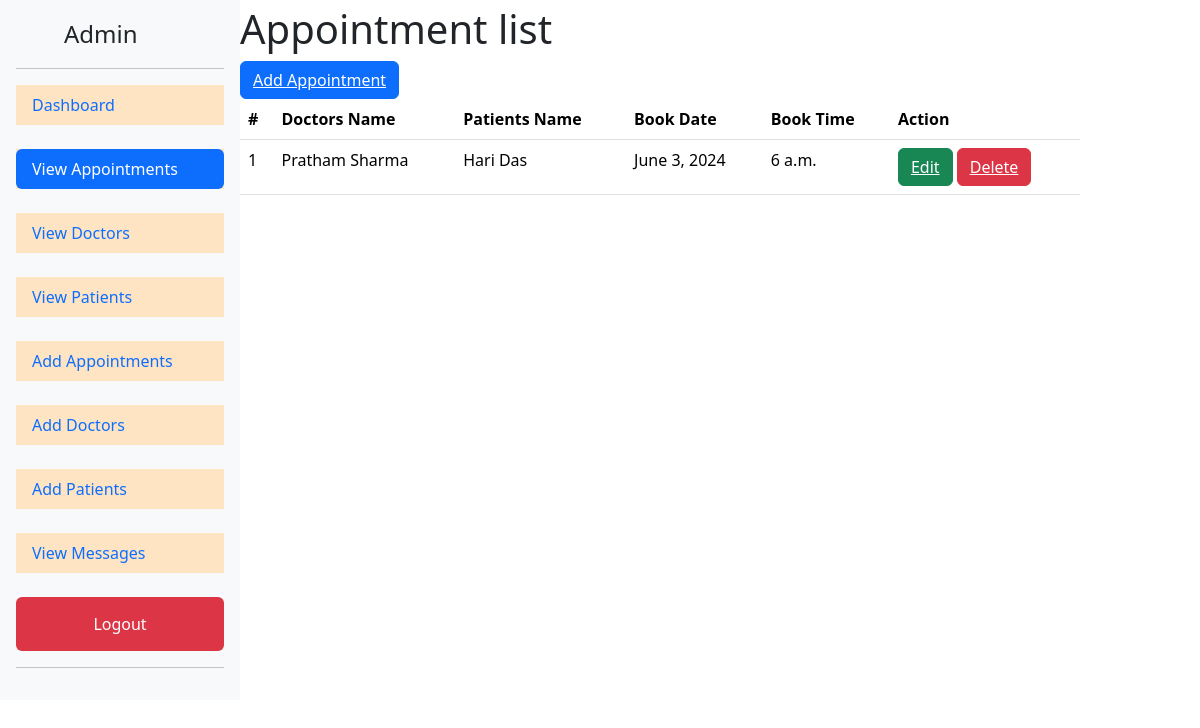
The app's page /viewappoint (signed in), older data.
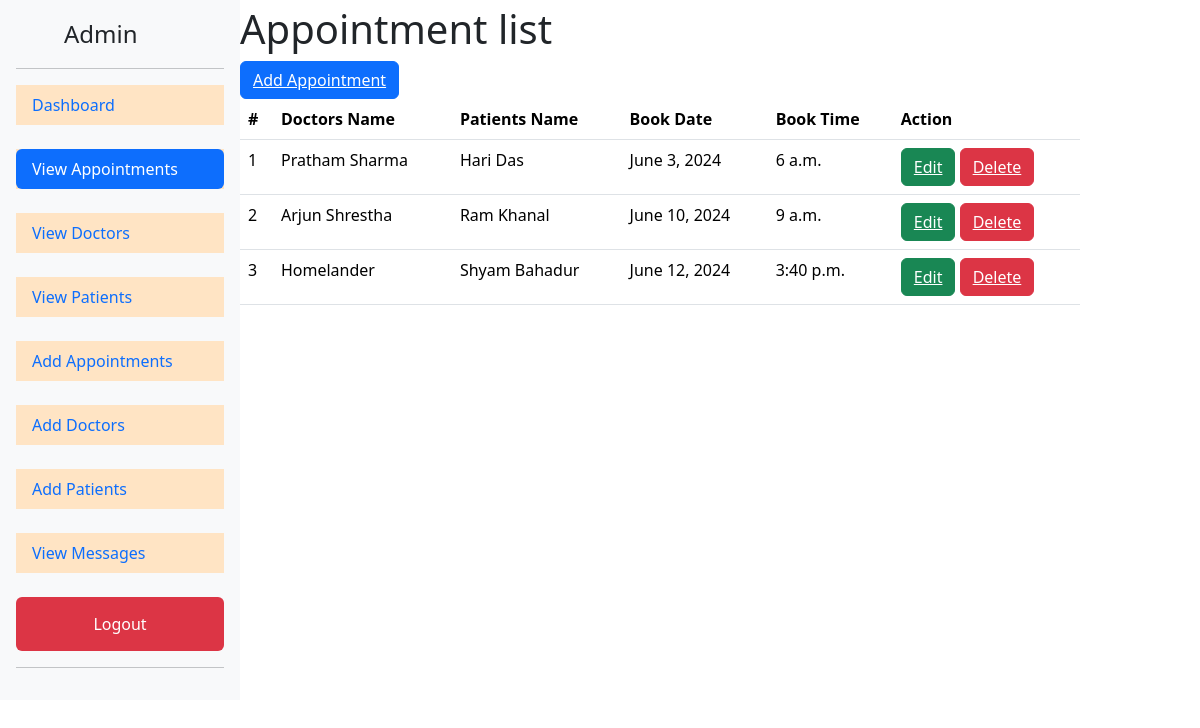
The same page, newer data.
### Hospital/models.py (models this page shows, shortened)
class Appointment(models.Model):
    Doctor = models.ForeignKey(Doctor,on_delete=models.CASCADE)
    Patient = models.ForeignKey(Patient,on_delete=models.CASCADE)
    Book_date = models.DateField()
    Book_time = models.TimeField()

class Doctor(models.Model):
    Doctor_name = models.CharField(max_length=100)
    Contact_no = models.IntegerField()
    Speciality = models.CharField(max_length=100)

class Patient(models.Model):
    Patient_name = models.CharField(max_length=100)
    Gender_Choices = (('Male','male'),('Female','female'),('Others','others'))
    Gender = models.CharField(max_length=100,choices=Gender_Choices,default='Male')
    Address = models.CharField(max_length=100)

### Hospital/views.py (the view)
# urls.py: path('viewappoint',viewappoint,name='viewappoint'),
@login_required(login_url="adlogin")
def viewappoint(request):
    myapp = Appointment.objects.all()
    return render(request,'viewappoint.html',{'apps':myapp})

### templates/viewappoint.html
{% extends "baseadmin.html" %}
{% block content %}
<h1>Appointment list</h1>
    <button class="btn btn-primary"><a href="{% url 'addappoint' %}" class="text-white">Add Appointment</a></button>
    <table class="table">
        <thead class="thead-dark">
          <tr>
            <th scope="col">#</th>
            <th scope="col">Doctors Name</th>
            <th scope="col">Patients Name</th>
            <th scope="col">Book Date</th>
            <th scope="col">Book Time</th>
            <th scope="col">Action</th>
          </tr>
        </thead>
        <tbody>
            {% for d in apps %}
            <tr>
                <td>{{d.id}}</td>
                <td>{{d.Doctor.Doctor_name}}</td>
                <td>{{d.Patient.Patient_name}}</td>
                <td>{{d.Book_date}}</td>
                <td>{{d.Book_time}}</td>
                <td><button class="btn btn-success"><a class="text-white" href="{% url "editappoint" d.id %}">Edit</a></button> <button class="btn btn-danger"><a href="{% url "delappoint" d.id %} " class="text-white">Delete</a></button></td>
            </tr>
            {% endfor %}
        </tbody>
      </table>
{% endblock content %}

Row changes from the older to the newer data that the page shows:
added Appointment: id "2", Doctor.Doctor_name "Arjun Shrestha", Patient.Patient_name "Ram Khanal", Book_date "June 10, 2024", Book_time "9 a.m."
added Appointment: id "3", Doctor.Doctor_name "Homelander", Patient.Patient_name "Shyam Bahadur", Book_date "June 12, 2024", Book_time "3:40 p.m."
